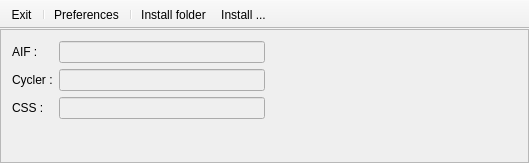
<?xml version="1.0" encoding="UTF-8"?>
<ui version="4.0">
 <class>MainWindow</class>
 <widget class="QMainWindow" name="MainWindow">
  <property name="geometry">
   <rect>
    <x>0</x>
    <y>0</y>
    <width>529</width>
    <height>163</height>
   </rect>
  </property>
  <property name="minimumSize">
   <size>
    <width>529</width>
    <height>163</height>
   </size>
  </property>
  <property name="maximumSize">
   <size>
    <width>529</width>
    <height>163</height>
   </size>
  </property>
  <property name="windowTitle">
   <string>VTI SAT Release installer</string>
  </property>
  <property name="windowIcon">
   <iconset resource="vtisatinstaller.qrc">
    <normaloff>:/images/vtisatinstaller.ico</normaloff>:/images/vtisatinstaller.ico</iconset>
  </property>
  <widget class="QWidget" name="centralWidget">
   <layout class="QVBoxLayout" name="verticalLayout">
    <property name="spacing">
     <number>2</number>
    </property>
    <property name="margin">
     <number>0</number>
    </property>
    <item>
     <widget class="QFrame" name="frmInfo">
      <property name="frameShape">
       <enum>QFrame::StyledPanel</enum>
      </property>
      <property name="frameShadow">
       <enum>QFrame::Raised</enum>
      </property>
      <layout class="QHBoxLayout" name="horizontalLayout">
       <item>
        <layout class="QFormLayout" name="formLayout">
         <item row="0" column="0">
          <widget class="QLabel" name="lblReleaseAIF">
           <property name="text">
            <string>AIF :</string>
           </property>
          </widget>
         </item>
         <item row="0" column="1">
          <widget class="QLineEdit" name="ledReleaseAIF">
           <property name="enabled">
            <bool>false</bool>
           </property>
          </widget>
         </item>
         <item row="1" column="0">
          <widget class="QLabel" name="lblReleaseCycler">
           <property name="text">
            <string>Cycler :</string>
           </property>
          </widget>
         </item>
         <item row="1" column="1">
          <widget class="QLineEdit" name="ledReleaseCycler">
           <property name="enabled">
            <bool>false</bool>
           </property>
          </widget>
         </item>
         <item row="2" column="0">
          <widget class="QLabel" name="lblReleaseCSS">
           <property name="text">
            <string>CSS :</string>
           </property>
          </widget>
         </item>
         <item row="2" column="1">
          <widget class="QLineEdit" name="ledReleaseCSS">
           <property name="enabled">
            <bool>false</bool>
           </property>
          </widget>
         </item>
        </layout>
       </item>
       <item>
        <spacer name="horizontalSpacer">
         <property name="orientation">
          <enum>Qt::Horizontal</enum>
         </property>
         <property name="sizeHint" stdset="0">
          <size>
           <width>247</width>
           <height>20</height>
          </size>
         </property>
        </spacer>
       </item>
      </layout>
     </widget>
    </item>
   </layout>
  </widget>
  <widget class="QToolBar" name="mainToolBar">
   <property name="movable">
    <bool>false</bool>
   </property>
   <property name="iconSize">
    <size>
     <width>40</width>
     <height>40</height>
    </size>
   </property>
   <property name="toolButtonStyle">
    <enum>Qt::ToolButtonTextUnderIcon</enum>
   </property>
   <attribute name="toolBarArea">
    <enum>TopToolBarArea</enum>
   </attribute>
   <attribute name="toolBarBreak">
    <bool>false</bool>
   </attribute>
   <addaction name="action_Exit_application"/>
   <addaction name="separator"/>
   <addaction name="action_Preferences"/>
   <addaction name="separator"/>
   <addaction name="action_Install_Folder"/>
   <addaction name="action_Install"/>
  </widget>
  <action name="action_Exit_application">
   <property name="icon">
    <iconset resource="vtisatinstaller.qrc">
     <normaloff>:/images/exit.png</normaloff>:/images/exit.png</iconset>
   </property>
   <property name="text">
    <string>Exit application</string>
   </property>
   <property name="iconText">
    <string>Exit</string>
   </property>
   <property name="toolTip">
    <string>Close application</string>
   </property>
   <property name="shortcut">
    <string>Ctrl+Q</string>
   </property>
  </action>
  <action name="action_Preferences">
   <property name="icon">
    <iconset resource="vtisatinstaller.qrc">
     <normaloff>:/images/preferences.png</normaloff>:/images/preferences.png</iconset>
   </property>
   <property name="text">
    <string>Preferences</string>
   </property>
   <property name="toolTip">
    <string>Settings of the application and the SAT Release installation process</string>
   </property>
   <property name="shortcut">
    <string>Ctrl+P</string>
   </property>
  </action>
  <action name="action_Install_Folder">
   <property name="icon">
    <iconset resource="vtisatinstaller.qrc">
     <normaloff>:/images/directory.png</normaloff>:/images/directory.png</iconset>
   </property>
   <property name="text">
    <string>Install folder</string>
   </property>
   <property name="toolTip">
    <string>Select folder contains the SAT install packages</string>
   </property>
   <property name="shortcut">
    <string>Ctrl+D</string>
   </property>
  </action>
  <action name="action_Install">
   <property name="icon">
    <iconset resource="vtisatinstaller.qrc">
     <normaloff>:/images/install.png</normaloff>:/images/install.png</iconset>
   </property>
   <property name="text">
    <string>Install ...</string>
   </property>
   <property name="iconText">
    <string>Install ...</string>
   </property>
   <property name="toolTip">
    <string>Perform SAT package installation process</string>
   </property>
   <property name="shortcut">
    <string>Ctrl+R</string>
   </property>
  </action>
 </widget>
 <layoutdefault spacing="6" margin="11"/>
 <resources>
  <include location="vtisatinstaller.qrc"/>
 </resources>
 <connections/>
</ui>
